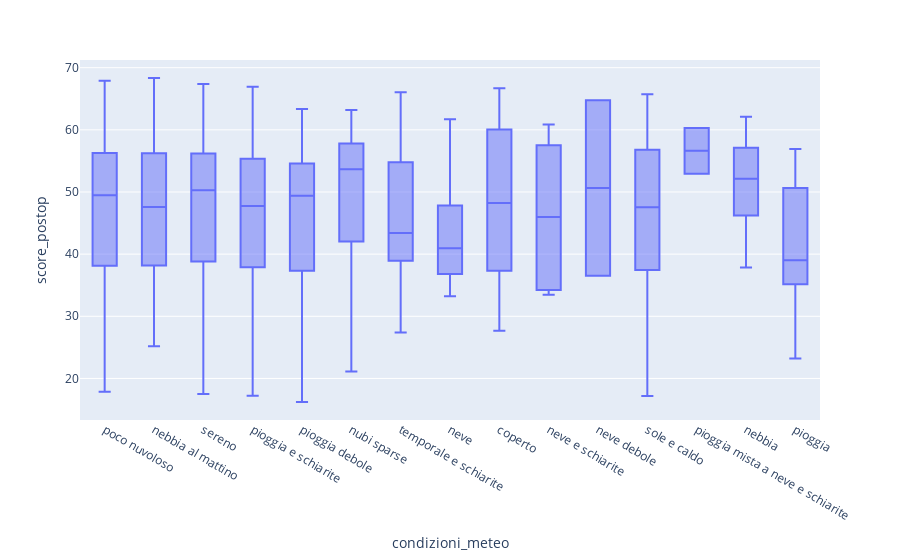

The code cell stored with this chart in its notebook:
### Code cell
import plotly.express as px
fig = px.box(dataset, x="condizioni_meteo", y="score_postop")
fig.show()

### Figure 1 — Plotly figure (JSON) as saved in the notebook; plotly's stock layout.template omitted (floating-point values rounded to 4 significant figures; data arrays with more than 128 entries replaced by an {"elided": "..."} marker saying what was removed)
{"data": [{"alignmentgroup": "True", "hovertemplate": "condizioni_meteo=%{x}<br>score_postop=%{y}<extra></extra>", "legendgroup": "", "marker": {"color": "#636efa"}, "name": "", "notched": false, "offsetgroup": "", "orientation": "v", "showlegend": false, "type": "box", "x": {"elided": "2110 str values"}, "x0": " ", "xaxis": "x", "y": {"elided": "2110 float values"}, "y0": " ", "yaxis": "y"}], "layout": {"boxmode": "group", "legend": {"tracegroupgap": 0}, "margin": {"t": 60}, "xaxis": {"anchor": "y", "domain": [0, 1], "title": {"text": "condizioni_meteo"}}, "yaxis": {"anchor": "x", "domain": [0, 1], "title": {"text": "score_postop"}}}}
